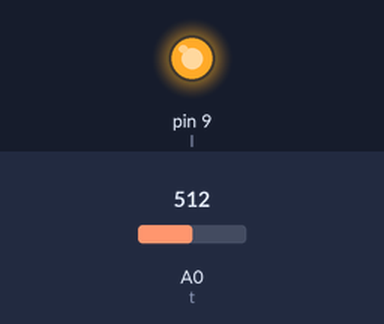
A sketch run on a simulated Arduino Uno, built with avr-gcc and run on an emulated ATmega328P. Shown: output pins drawn as LEDs (lit = HIGH). Inputs (shaded band) come from the test bench; at power-on: A0 (t) = 512. What the sketch prints to the serial monitor is not drawn.

Above: at 0.1 s.
Timing chart, 0 to 1.6 s (numbered marks = the images above):
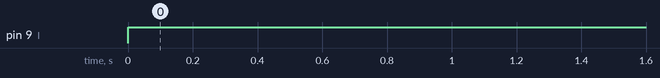

Measured:
- by itself, pin 9 (l): LOW → HIGH at 0.00 s

The sketch:

10J_temperature.ino
```cpp
int t = 0;
int l = 9;

void setup() {
  // put your setup code here, to run once:
  Serial.begin(9600);
}

void loop() {
  // put your main code here, to run repeatedly:
  float v, c, f;
  v = analogRead(t)*0.004882814;
  c = (v-0.5)*100;
  f = c*(9.0/5.0)+32;

  if(c > 25.0)
  {
    double k = c*100;
    Serial.println(constrain(map(k-2500.0, 0, 200, 0, 255),0,255));
    analogWrite(l, constrain(map(k-2500.0, 0, 200, 0, 255),0,255));
  }

/*
  Serial.print("voltage: ");
  Serial.print(v);
  Serial.print(" degrees correct: ");
  Serial.print(c);
  Serial.print(" degrees freedom: ");
  Serial.println(f);
*/
  delay(1000);
}
```
